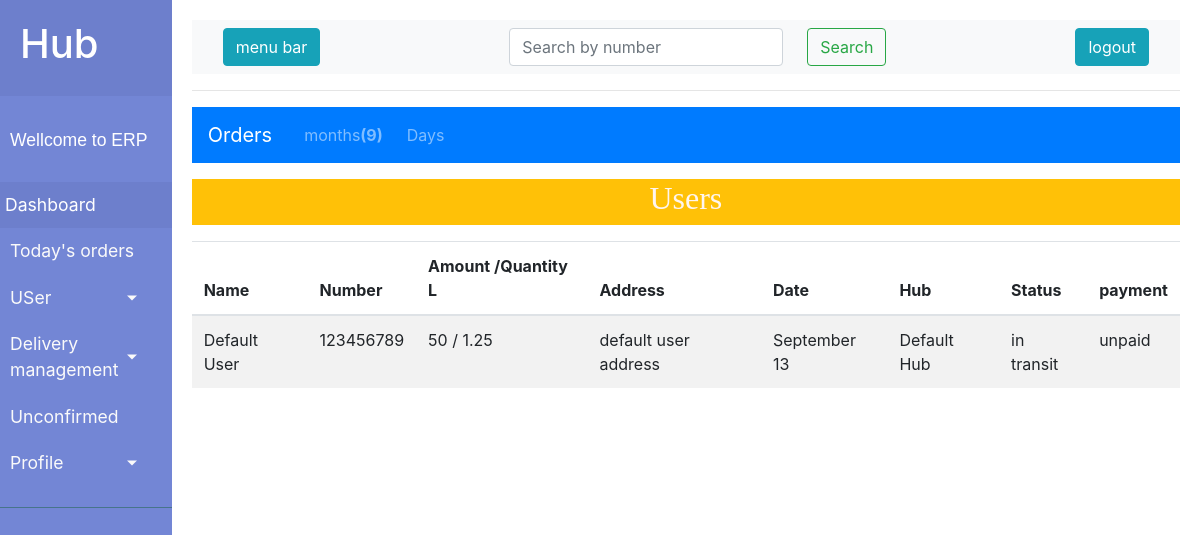
Page /hub/orders/9 (signed in) on the committed database.
### milkdairy/models.py (models this page shows, shortened)
class Ordersummery(models.Model):
    id = models.AutoField(primary_key=True)
    user = models.ForeignKey('client.User_data',default=1, on_delete=models.SET_DEFAULT)
    month = models.ForeignKey(Month, on_delete=models.CASCADE)
    day = models.ForeignKey(Day, on_delete=models.CASCADE)
    amount = models.IntegerField()
    quantity = models.DecimalField(max_digits=99999,decimal_places=2)
    status = models.CharField(max_length=20, default='in transit')
    payment = models.CharField(max_length=20, default='unpaid')
    date= models.DateTimeField(auto_now_add=True)
    hub = models.ForeignKey('hub.Hub_detail',null=True, on_delete=models.SET_NULL)
    delivery = models.ForeignKey('delivery.Deliveryboy', blank=True, null=True, on_delete=models.SET_NULL)

class Month(models.Model):
    id =models.AutoField(primary_key=True)
    months = models.CharField(max_length=20,)
    m_num = models.CharField( max_length=3,blank=True,null=True)
    year = models.CharField(max_length=5,default='2020')

class Day (models.Model):
    id = models.AutoField(primary_key=True)
    date = models.CharField(max_length=3)

### client/models.py (models this page shows, shortened)
class User_data(models.Model):
    id = models.AutoField(primary_key=True)
    user_id = models.OneToOneField(User, on_delete=models.CASCADE)
    name = models.CharField(max_length=225)
    number = models.IntegerField()
    whatsaap_number = models.IntegerField()
    address = models.CharField(max_length=400)
    date = models.DateField(auto_now_add=True)
    hub = models.ForeignKey('hub.Hub_detail' ,null=True,blank=True , on_delete=models.SET_NULL)

### hub/models.py (models this page shows, shortened)
class Hub_detail(models.Model):
    id = models.AutoField(primary_key=True)
    hub_user = models.OneToOneField(User, on_delete=models.CASCADE)
    hub_name = models.CharField(max_length=225)
    number = models.IntegerField( default=00000000)
    address = models.CharField(max_length=400, default='default_address')
    whatsaap_number = models.IntegerField(default = 0000000000)

### milk/decorators.py (the view)
        def wrapper_func(request, *args, **kwargs):
            group = None
            if request.user.groups.exists():
                group = request.user.groups.all()[0].name
                if group == allowed:
                    return view_func(request, *args, **kwargs)
                else:
                    return HttpResponse('you are not authorised for this action1')
            else:
                return HttpResponse('you are not authorised for this action')

### hub/views.py (called while the page is built)
@login_required(login_url='/')
@authentication(allowed='Hub')
def filterMonth(request, month):
    hub = Hub_detail.objects.get(hub_user=request.user)
    filter = Ordersummery.objects.filter(hub =hub,month= month).order_by('month', '-day')
    months = Month.objects.all()
    day = Day.objects.all()
    params={'members':filter,'days':day, 'months':months,'month':month}
    return render(request,'hub/filterBymonth.html', params)

### hub/templates/hub/filterBymonth.html (shortened to what this page needs)
{% extends 'hub/baseTemplate.html' %}
{% block body %}
  <nav class="navbar navbar-expand-lg navbar-dark bg-primary d-flex justify-content-start">
    <a class="navbar-brand" href="/hub/membership">Orders</a>
    <div class="collapse navbar-collapse" id="navbarNavDropdown">
      <ul class="navbar-nav">
        <li class="nav-item dropdown">
          <a class="nav-link dropdown ml-2" href="#" id="monthLink" data-toggle="dropdown" aria-haspopup="true" aria-expanded="false">
            months<strong>({{month}})</strong>
          </a>
        </li>
        <li class="nav-item dropdown">
            <a class="nav-link dropdown ml-2" href="#" id="dayLink" data-toggle="dropdown" aria-haspopup="true" aria-expanded="false">
              Days
            </a>
          </li>
      </ul>
    </div>
  </nav>
  <div class="d-flex justify-content-center mt-3 bg-warning"> <h2 style="font-family: 'Times New Roman', Times, serif; color: seashell;">Users</h2></div>
  <table class="table table-striped mt-3">
      <thead>
        <tr>
          <th scope="col">Name</th>
          <th scope="col">Number</th>
          <th scope="col">Amount /Quantity L</th>
          <th scope="col">Address</th>
          <th scope="col">Date</th>
          <th scope="col">Hub</th>
          <th scope="col">Status</th>
          <th scope="col">payment</th>
        </tr>
      </thead>
      <tbody>
        {% for i in members %}
        <tr>
          <td>{{i.user.name}}</td>
          <td>{{i.user.number}}</td>
          <td>{{i.amount}} / {{i.quantity}}</td>
          <td>{{i.user.address}}</td>
          <td>{{i.month.months}} {{i.day.date}}</td>
          <td>{{i.user.hub.hub_name}}</td>
          <td>{{i.status}}</td>
          <td>{{i.payment}}</td>
        </tr>
        {% endfor %}
      </tbody>
  </table>
{% endblock %}

### hub/templates/hub/baseTemplate.html (style rules this page uses)
a, a:hover, a:focus { color:#fafafa; text-decoration: none; transition: all 0.3s; }

### rows in the picture
Ordersummery: user.name "Default User", user.number "123456789", amount "50", quantity "1.25", user.address "default user address", month.months "September", day "13", user.hub.hub_name "Default Hub", status "in transit", payment "unpaid"

### other values in the picture
{{ month }} "9"
